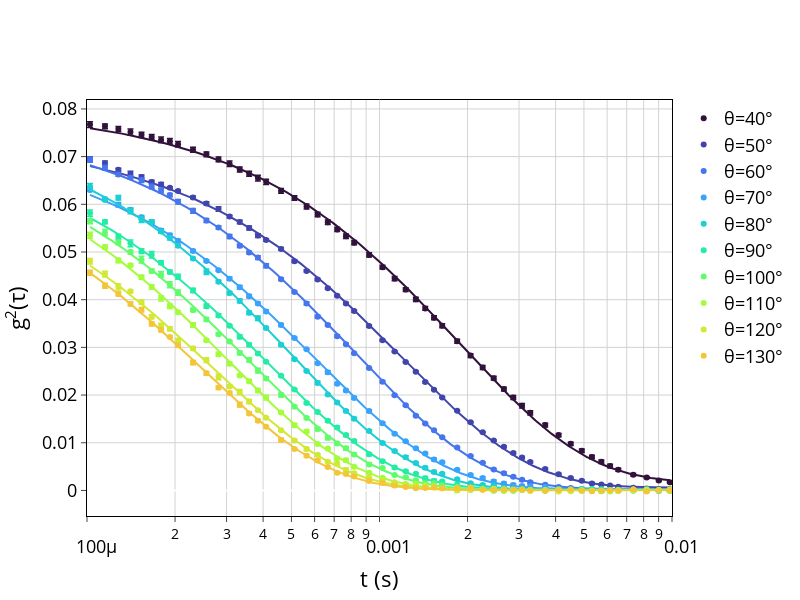

Here is the notebook cell this chart was saved with:
### Markdown cell above
# PLOT FIT

### Code cell
colors = px.colors.sequential.Turbo

fig = go.Figure()
for i,θ in enumerate(data.keys()):
    x = data[θ]['t']
    y = data[θ]['g']
    γ = data[θ]['gamma']
    sigmay = data[θ]['sigmag']
    X,Y = data[θ]['fit'].draw()

    # plt.plot(X,Y)
    # plt.xlim(0,1)
    # plt.show()

    fig.add_trace(go.Scatter(x=X, y=Y, mode='lines',line_color=colors[i], showlegend=False,hoverinfo='skip'))

    fig.add_trace(go.Scatter(x=x,y=y, mode='markers', name=f'θ={θ}°',
        marker=dict(color = colors[i]),
        error_y=dict( 
			type='data', 
			array=sigmay, 
			color=colors[i],
			thickness=1.5, 
			width=3, 
		)))

fig.update_layout(
        xaxis_type="log",
        yaxis_title="g<sup>2</sup>(τ)",
        xaxis_title="t (s)",
        # title='g<sup>2</sup>(τ) vs t',
        xaxis=dict(range=[np.log10(0.0001), np.log10(0.010)]),
        width=800,
        height=600,
        # title={
        #     'text': "Correlation Function g<sup>2</sup>(τ)",
        #     'y':0.9,
        #     'x':0.5,
        #     'xanchor': 'center',
        #     'yanchor': 'top',
        #     'font':dict(size=30)
        # },
        plot_bgcolor='white',
        font=dict(
            #family="Courier New, monospace",
            size=18,
            color="Black"
        ),
            # yaxis=dict(range=[0, 0.06])
    )

fig.update_xaxes(
    mirror=True,
    ticks='outside',
    showline=True,
    linecolor='black',
    gridcolor='lightgrey'
)
fig.update_yaxes(
    mirror=True,
    ticks='outside',
    showline=True,
    linecolor='black',
    gridcolor='lightgrey'
)

fig.show()
